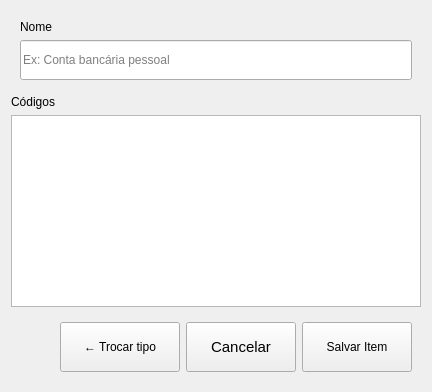
        <widget class="QWidget" name="page_recuperacao">
         <layout class="QVBoxLayout" name="verticalLayout_11">
          <item>
           <widget class="QFrame" name="frame_9">
            <property name="frameShape">
             <enum>QFrame::Shape::NoFrame</enum>
            </property>
            <property name="frameShadow">
             <enum>QFrame::Shadow::Raised</enum>
            </property>
            <layout class="QVBoxLayout" name="verticalLayout_10">
             <item>
              <widget class="QLabel" name="label_17">
               <property name="text">
                <string>Nome</string>
               </property>
              </widget>
             </item>
             <item>
              <widget class="QLineEdit" name="line_nome_item_recuperacao">
               <property name="minimumSize">
                <size>
                 <width>0</width>
                 <height>40</height>
                </size>
               </property>
               <property name="maximumSize">
                <size>
                 <width>16777215</width>
                 <height>40</height>
                </size>
               </property>
               <property name="placeholderText">
                <string>Ex: Conta bancária pessoal</string>
               </property>
              </widget>
             </item>
            </layout>
           </widget>
          </item>
          <item>
           <widget class="QLabel" name="label_16">
            <property name="text">
             <string>Códigos</string>
            </property>
           </widget>
          </item>
          <item>
           <widget class="QTextEdit" name="textEdit_key_recuperacao"/>
          </item>
          <item>
           <widget class="QFrame" name="frame_8">
            <property name="sizePolicy">
             <sizepolicy hsizetype="Preferred" vsizetype="Fixed">
              <horstretch>0</horstretch>
              <verstretch>0</verstretch>
             </sizepolicy>
            </property>
            <property name="frameShape">
             <enum>QFrame::Shape::NoFrame</enum>
            </property>
            <property name="frameShadow">
             <enum>QFrame::Shadow::Raised</enum>
            </property>
            <layout class="QHBoxLayout" name="horizontalLayout_6">
             <item>
              <spacer name="horizontalSpacer_5">
               <property name="orientation">
                <enum>Qt::Orientation::Horizontal</enum>
               </property>
               <property name="sizeHint" stdset="0">
                <size>
                 <width>40</width>
                 <height>20</height>
                </size>
               </property>
              </spacer>
             </item>
             <item alignment="Qt::AlignmentFlag::AlignRight">
              <widget class="QPushButton" name="btn_trocar_type_recuperacao">
               <property name="minimumSize">
                <size>
                 <width>120</width>
                 <height>50</height>
                </size>
               </property>
               <property name="maximumSize">
                <size>
                 <width>120</width>
                 <height>50</height>
                </size>
               </property>
               <property name="text">
                <string>← Trocar tipo</string>
               </property>
              </widget>
             </item>
             <item alignment="Qt::AlignmentFlag::AlignRight">
              <widget class="QPushButton" name="btn_cancelar_recuperacao">
               <property name="sizePolicy">
                <sizepolicy hsizetype="Minimum" vsizetype="Preferred">
                 <horstretch>0</horstretch>
                 <verstretch>0</verstretch>
                </sizepolicy>
               </property>
               <property name="minimumSize">
                <size>
                 <width>110</width>
                 <height>50</height>
                </size>
               </property>
               <property name="maximumSize">
                <size>
                 <width>120</width>
                 <height>50</height>
                </size>
               </property>
               <property name="font">
                <font>
                 <pointsize>11</pointsize>
                </font>
               </property>
               <property name="text">
                <string>Cancelar</string>
               </property>
              </widget>
             </item>
             <item alignment="Qt::AlignmentFlag::AlignRight">
              <widget class="QPushButton" name="btn_save_item_recuperacao">
               <property name="sizePolicy">
                <sizepolicy hsizetype="Minimum" vsizetype="Preferred">
                 <horstretch>0</horstretch>
                 <verstretch>0</verstretch>
                </sizepolicy>
               </property>
               <property name="minimumSize">
                <size>
                 <width>110</width>
                 <height>50</height>
                </size>
               </property>
               <property name="maximumSize">
                <size>
                 <width>120</width>
                 <height>50</height>
                </size>
               </property>
               <property name="text">
                <string>Salvar Item</string>
               </property>
              </widget>
             </item>
            </layout>
           </widget>
          </item>
         </layout>
        </widget>
